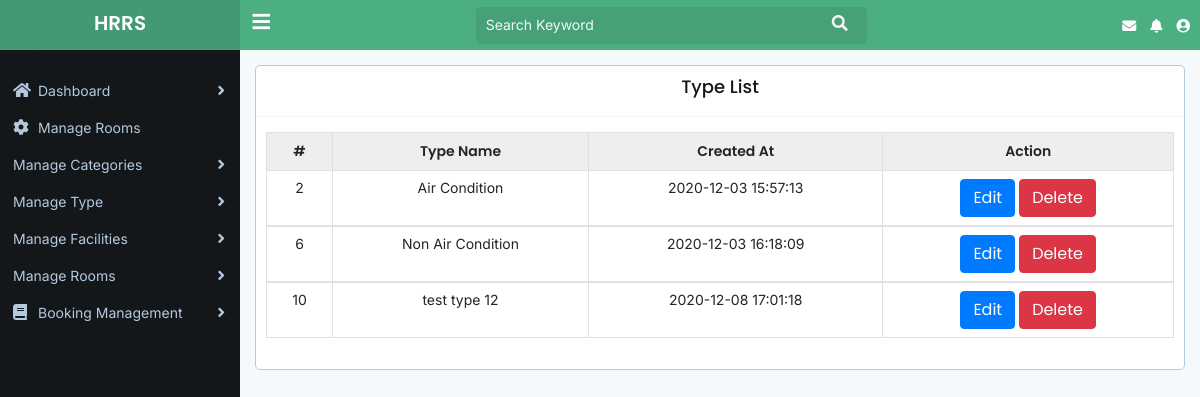
/typelist.php (signed in), run on the app's committed database.
### tables this page shows
CREATE TABLE `tb_room_types` (
  `room_type_id` int(11) NOT NULL,
  `room_type_name` varchar(50) NOT NULL,
  `created_at` datetime NOT NULL DEFAULT current_timestamp()
);

### typelist.php (the view, shortened to what this page needs)
<?php include 'header.php';
include 'sidebar.php' ?>
			<div class="main-content-area">
				<div class="content">
					<div class="container-fluid">
						<div class="row">
							<div class="col-lg-12">
								<div class="box text-center">
									<div class="box-header with-border">
										<h4 class="box-title">Type List</h4>
									</div>
									<div class="box-body">
										<table class="table table-bordered table-hover">
											<thead>
												<tr>
													<th>#</th>
													<th>Type Name</th>
													<th>Created At</th>
													<th>Action</th>
												</tr>
											</thead>
											<?php
                    $sql="SELECT * FROM tb_room_types";
                    $run=$conn->query($sql);
                    if($run->num_rows > 0){
                        while ($result=$run->fetch_assoc()) {?>
                        <tbody>
                        <tr>
                            <td><?php echo $result['room_type_id']?></td>
                            <td><?php echo $result['room_type_name']?></td>
                            <td><?php echo $result['created_at']?></td>
                            <td><a href="updatetypes.php?room_type_id=<?php echo $result['room_type_id']?>" class="btn btn-primary">Edit</a>
                            <a href="types.php?room_type_del_id=<?php echo $result['room_type_id']?>" class="btn btn-danger">Delete</a></td>
                        </tr>
                        </tbody>
                        <?php
                        }
                    }
                    ?>
										</table>
									</div>
								</div>
							</div>
						</div>
					</div>
				</div>
			</div>
<?php include 'footer.php'?>

### assets/css/style.css (style rules this page uses)
* { margin: 0px; padding: 0px; box-sizing: border-box; outline: none; }
html, body { width: 100%; height: 100%; }
body { font-family: "Inter", sans-serif; font-size: 14px; line-height: normal; background: #f6f9fb; }
h1, h2, h3, h4, h5, h6 { font-family: "Poppins", sans-serif; font-weight: 600; margin: 0; padding: 0; color: #14171a; }
h4 { font-size: 18px; }
.btn { font-family: "Poppins", sans-serif; font-weight: 400; }
.main-content-area { width: calc(100% - 240px); margin-left: 240px; transition: 300ms linear; padding: 15px 0px; }
.box { background: #ffffff; border: 1px solid #b4c9de; border-radius: 5px; margin-bottom: 30px; }
.box .box-header { padding: 10px 10px 15px 10px; }
.box .box-header.with-border { border-bottom: 1px solid #f5f5f5; }
.box .box-header .box-title { padding-bottom: 3px; font-weight: 500; }
.box .box-body { padding: 15px 10px; }
.table tr th { font-family: "Poppins", sans-serif; font-weight: 600; padding: 8px 10px; border-bottom-width: 1px; }
.table tr td { font-size: 14px; padding: 8px 10px; }
.table.table-bordered thead { background: #eeeeee; }
.table.table-hover tr td { cursor: pointer; }

### data on the page
tb_room_types: room_type_id "2", room_type_name "Air Condition", created_at "2020-12-03 15:57:13"
tb_room_types: room_type_id "6", room_type_name "Non Air Condition", created_at "2020-12-03 16:18:09"
tb_room_types: room_type_id "10", room_type_name "test type 12", created_at "2020-12-08 17:01:18"
